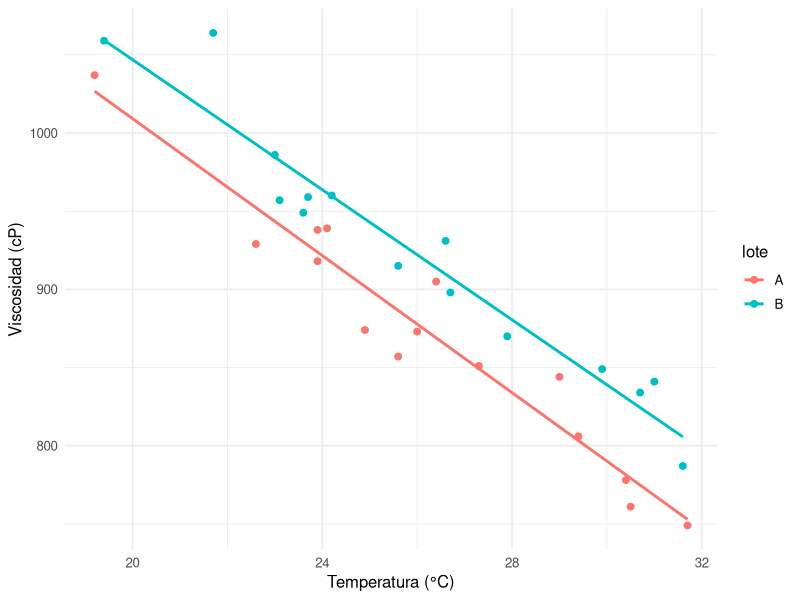

Here is the R script that generated this plot:
## ---- chunk 1
knitr::opts_chunk$set(echo = TRUE, message = FALSE, warning = FALSE, fig.width = 7, fig.height = 4)
library(tidyverse); library(knitr)
theme_set(theme_minimal(base_size = 12))
pintura <- read_csv("../../pre-trabajos/datos/viscosidad-pintura.csv")
## ---- chunk 2
pintura |> group_by(lote) |>
  summarise(n = n(), media = mean(viscosidad_cp), s = sd(viscosidad_cp)) |> kable(digits = 1)
prueba <- t.test(viscosidad_cp ~ lote, data = pintura)
prueba
## ---- chunk 3
ggplot(pintura, aes(temperatura_c, viscosidad_cp, colour = lote)) +
  geom_point(size = 2) + geom_smooth(method = "lm", se = FALSE) +
  labs(x = "Temperatura (°C)", y = "Viscosidad (cP)")
## ---- chunk 4
cor(pintura$temperatura_c, pintura$viscosidad_cp)
m <- lm(viscosidad_cp ~ temperatura_c, data = pintura)
summary(m)
## ---- chunk 5
predict(m, tibble(temperatura_c = 25), interval = "confidence")
## ---- chunk 6
summary(lm(viscosidad_cp ~ temperatura_c + lote, data = pintura))$coefficients |> kable(digits = 3)
